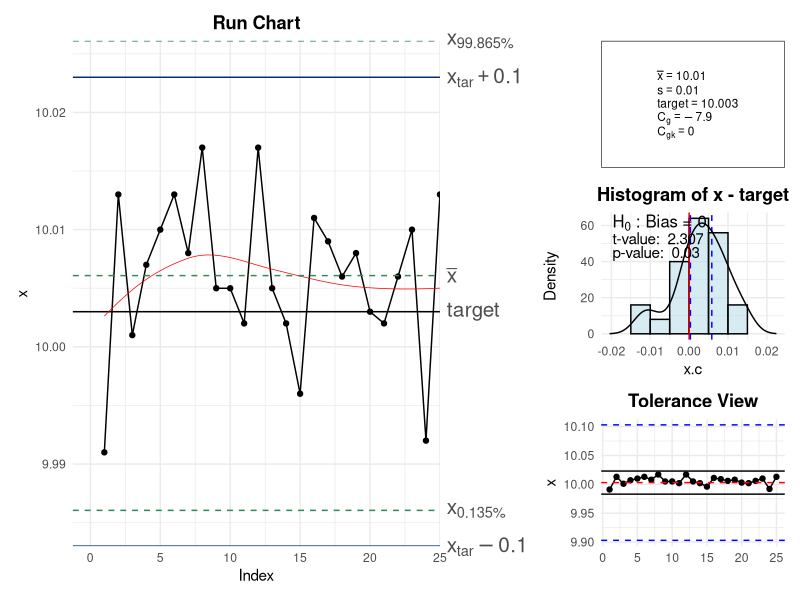

Write R code to recreate this figure.

# install.packages("ggplot2")
# install.packages("patchwork")
# install.packages("gridExtra")
library(ggplot2)
library(patchwork)
library(gridExtra)


############# Nueva Función Pareto (se quita argumento `las`)################
ParetoChart_ <- function (x, weight, showTable = TRUE, showPlot = TRUE, main, col, border, xlab, ylab = "Frequency", percentVec, ...)
{
  varName = deparse(substitute(x))[1]
  corp.col = "#C4B9FF"
  corp.border = "#9E0138"
  if (!is.vector(x) & !is.data.frame(x) & !is.table(x))
    stop("x should be a vector, dataframe or a table")
  if (is.table(x)) {
    xtable = x
  }
  if (is.vector(x)) {
    if (!is.null(names(x)))
      xtable = as.table(x)
    else xtable = table(x)
  }
  if (!missing(weight)) {
    if (!is.numeric(weight))
      stop("weight must be numeric!")
    if (is.null(names(weight)))
      stop("weight is missing names for matching!")
    else {
      if (FALSE %in% (sort(names(weight)) == sort(names(xtable))))
        stop("names of weight and table do not match!")
      else {
        for (i in 1:length(xtable)) {
          xtable[i] = weight[names(weight) == names(xtable)[i]] *
            xtable[i]
        }
      }
    }
  }
  else {
    weight = FALSE
  }
  if (missing(showTable))
    showTable = TRUE
  if (missing(xlab))
    xlab = ""
  if (missing(main))
    main = paste("Pareto Chart for", varName)
  if (missing(col))
    col = corp.col
  if (missing(border))
    border = corp.border
  if (missing(percentVec))
    percentVec = seq(0, 1, by = 0.25)
  call <- match.call(expand.dots = TRUE)
  # Plot
  if (length(xtable) > 1) {
    ylim = c(min(xtable), max(xtable) * 1.025)
    xtable = c(sort(xtable, decreasing = TRUE, na.last = TRUE))
    cumFreq = cumsum(xtable)
    sumFreq = sum(xtable)
    percentage = xtable/sum(xtable) * 100
    cumPerc = cumFreq/sumFreq * 100


    data <- data.frame(Frequency = xtable,
                       Cum.Frequency = cumFreq,
                       Percentage = round(percentage, digits = 2),
                       Cum.Percentage = round(cumPerc, digits = 2))
    tabla <- t(data)

    p <- ggplot(data, aes(x = reorder(names(xtable), -xtable), y = Frequency)) +
      geom_col(aes(fill = "Frequency"), width = 0.7) +
      geom_point(aes(y = Cum.Frequency, color = "Cumulative Percentage"), size = 3) +
      geom_line(aes(y = Cum.Frequency, group = 1, color = "Cumulative Percentage"), line = 0.5) +
      scale_y_continuous(name = ylab,
                         sec.axis = sec_axis(~ . / sum(xtable),
                                             name = "Cumulative Percentage",
                                             labels = percentVec)) +
      scale_x_discrete(name = xlab) +
      scale_color_manual(values = c(border, border)) +
      scale_fill_manual(values = col) +
      theme(legend.position = "none") +
      theme_minimal() +
      labs(title = main)+theme(plot.title = element_text(hjust = 0.5,face = "bold"))
  }
  else {
    warning("data should have at least two categories!")
  }
  if(showPlot == TRUE){
    if(showTable == TRUE){
      show(p/tableGrob(tabla))
    }
    else {
      show(p)
    }
  }
  else{
    show(tabla)
  }
}

###################Nueva funcion cgRunChart############################
cg_RunChart <- function (x, target, tolerance, ref.interval, facCg, facCgk,
                         n = 0.2, type = "b", col = "black", pch = 19,
                         xlim = NULL, ylim = NULL, main = "Run Chart",
                         conf.level = 0.95, cgOut = TRUE)
{
  if (missing(x)) {
    stop("x must be given as a vector")
  }

  if (missing(target)) {
    target <- mean(x)
    targetmissing <- FALSE
  } else {
    targetmissing <- TRUE
  }

  if (missing(ref.interval)) {
    ref.interval <- qnorm(0.99865) - qnorm(0.00135)
  }

  sd <- sd(x)
  mean <- mean(x)
  ref.ar <- qnorm(ref.interval, mean, sd) - qnorm(1 - ref.interval, mean, sd)

  if (missing(facCg)) {
    facCg <- 0.2
  }

  if (missing(facCgk)) {
    facCgk <- 0.1
  }

  if (missing(tolerance)) {
    width <- ref.ar/facCg
    tolerance <- numeric(2)
    tolerance[1] <- mean - width/2
    tolerance[2] <- mean + width/2
  }

  quant1 <- qnorm((1 - ref.interval)/2, mean, sd)
  quant2 <- qnorm(ref.interval + (1 - ref.interval)/2, mean, sd)

  if (length(tolerance) != 2) {
    stop("tolerance has wrong length")
  }

  if (missing(xlim)) {
    xlim <- c(0, length(x))
  }

  if (missing(ylim)) {
    ylim <- c(min(x, target - n/2 * (abs(diff(tolerance))), quant1, quant2),
              max(x, target + n/2 * (abs(diff(tolerance))), quant1, quant2))
  }

  if (missing(main)) {
    main <- "Run Chart"
  }

  Cg <- (facCg * tolerance[2]-tolerance[1])/ref.interval
  Cgk <- (facCgk * abs(target-mean(x))/(ref.interval/2))

  # Create a data frame for plotting
  df <- data.frame(x = x, y = x)

  # Add target line
  df$y_target <- target

  # Calculate the upper and lower control limits
  df$y_lower <- quant1
  df$y_upper <- quant2
  # Calculate the tolerance limits
  df$y_tolerance_lower <- tolerance[1]
  df$y_tolerance_upper <- tolerance[2]

  # Calculate the mean
  df$y_mean <- mean

  # Calculate the Cg and Cgk values
  df$Cg <- Cg
  df$Cgk <- Cgk

  # Create the ggplot
  # 1. Principal plot and target line
  p <- ggplot(df, aes(x = seq_along(x), y = x)) +
    geom_point(color = col, shape = pch) +
    geom_line(color = col, linetype = "solid") +
    scale_x_continuous(limits = c(xlim[1] - 0.05 * xlim[2], xlim[2]), expand = c(0, 0)) +
    labs(title = main, x = "Index", y = "x") +
    theme_minimal() + theme(plot.title = element_text(hjust = 0.5,face = "bold"))+
    geom_hline(aes(yintercept = target)) # Linea target

  # 2. Red Plot (Lowess)
  p <- p + geom_smooth(method = "loess", color = "red", se = FALSE, span = 1.25, size = 0.25,)

  # 3. Green lines
  p <- p + geom_hline(aes(yintercept = mean), linetype = "dashed", color = "seagreen")+  #center line
    geom_hline(aes(yintercept = quant1), linetype = "dashed", color = "seagreen") + # Bottom line
    geom_hline(aes(yintercept = quant2), linetype = "dashed", color = "seagreen")   # Top line
  # 4. Xtar +- 0.1
  p <- p + geom_hline(yintercept = c(target + n/2 * (abs(diff(tolerance))), target - n/2 * (abs(diff(tolerance)))), color = "#012B78", linetype = "solid") # Agregar líneas
  #Label
  p <- p + scale_y_continuous(limits = ylim, expand = c(0, 0),sec.axis =
                                sec_axis(~ .,breaks = c(target,mean,quant1,quant2,target + n/2 * (abs(diff(tolerance))),
                                                        target - n/2 * (abs(diff(tolerance)))),
                                         labels=c("target",expression(bar(x)),substitute(x[a * b], list(a = round(((1 - ref.interval)/2) * 100, 3), b = "%")),
                                                  substitute(x[a * b], list(a = round(((ref.interval + (1 - ref.interval)/2)) * 100,
                                                                                      3), b = "%")),substitute(x[tar] + a, list(a = round(n/2, 4))),substitute(x[tar] - a, list(a = round(n/2, 4))))))+
    theme(axis.text.y.right = element_text(size = 15))

  # Label  Cg and Cgk
  if (cgOut == TRUE) {
    p <- p +
      annotation_custom(
        grob = grid::textGrob(
          label = c(paste("Cg: ", round(Cg,digits = 6))),
          x = unit(1, "npc") - unit(0.15, "cm"),
          y = unit(1, "npc") - unit(0.05, "cm"),
          just = c("right", "top"),
          gp = grid::gpar(fontsize = 12, fontface = "bold")
        )
      ) +
      annotation_custom(
        grob = grid::textGrob(
          label = c(paste("Cgk:", round(Cgk,digits = 6))),
          x = unit(1, "npc") - unit(0.15, "cm"),
          y = unit(1, "npc") - unit(0.6, "cm"),
          just = c("right", "top"),
          gp = grid::gpar(fontsize = 12, fontface = "bold")
        )
      )
    suppressMessages(show(p))
  }
  else{
    suppressMessages(show(p))
  }
  invisible(list(Cg, Cgk))
}

#######################Nueva función cgHist###############################
cg_HistChart <- function (x, target, tolerance, ref.interval, facCg, facCgk,
                          n = 0.2, col, xlim, ylim, main, conf.level = 0.95, cgOut = TRUE)
{
  if (missing(x))
    stop("x must be given as a vector")
  if (missing(target)) {
    target = mean(x)
    targetmissing = FALSE
  }
  else targetmissing = TRUE
  if (missing(ref.interval))
    ref.interval = pnorm(3) - pnorm(-3)
  sd = sd(x)
  mean = mean(x)
  ref.ar = qnorm(ref.interval, mean, sd) - qnorm(1 - ref.interval,
                                                 mean, sd)
  if (missing(facCg))
    facCg = 0.2
  if (missing(facCgk))
    facCgk = 0.1
  if (missing(tolerance))
    warning("Missing tolerance! The specification limits are choosen to get Cg = 1")
  if (missing(tolerance)) {
    width = ref.ar/facCg
    tolerance = numeric(2)
    tolerance[1] = mean(x) - width/2
    tolerance[2] = mean(x) + width/2
  }
  quant1 = qnorm((1 - ref.interval)/2, mean, sd)
  quant2 = qnorm(ref.interval + (1 - ref.interval)/2, mean,
                 sd)
  if (length(tolerance) != 2)
    stop("tolerance has wrong length")
  if (missing(col))
    col = "lightblue"
  if (missing(xlim))
    xlim = c(0, length(x))
  if (missing(ylim))
    ylim = c(min(x, target - n/2 * (abs(diff(tolerance))),
                 quant1, quant2), max(x, target + n/2 * (abs(diff(tolerance))),
                                      quant1, quant2))
  if (missing(main))
    main = paste("Histogram of", deparse(substitute(x)),
                 "- target")

  Cg <- (facCg * tolerance[2]-tolerance[1])/ref.interval
  Cgk <- (facCgk * abs(target-mean(x))/(ref.interval/2))

  # Calculos previos
  x.c <- x - target
  temp <- hist(x.c, plot = FALSE)
  # Obtenemos la información para el histograma
  df <- data.frame(
    mid = temp$mids,
    density = temp$density
  )
  width <- diff(df$mid)[1] # Ancho de cada barra
  # Histograma
  p <- ggplot(df, aes(x = mid, y = density)) +
    geom_bar(stat = "identity", width = width, fill = "lightblue", color = "black", alpha = 0.5) +
    labs(y = "Density", x = "x.c", title = main) +
    theme_minimal() + theme(plot.title = element_text(hjust = 0.5,face = "bold"))+
    guides(color = guide_legend(title.position = "top", title.hjust = 0.5))
  # Linea x=0
  p <- p + geom_vline(xintercept = 0, color = "red")
  # Intervalos de Confianza - Azules
  test = t.test(x.c, mu = 0, conf.level = conf.level)
  p <- p + geom_vline(aes(xintercept = test$conf.int[1], color = "Confidence interval"), linetype = "dashed", col = "blue") +
    geom_vline(aes(xintercept = test$conf.int[2], color = "Confidence interval"), linetype = "dashed", col = "blue") +
    theme(legend.position = "none")
  # Curva de densidad
  p <- p + geom_line(data = data.frame(x = density(x.c)$x, y = density(x.c)$y), aes(x = x, y = y), color = "black", linewidth = 0.5)

  # Hipotesis, P_val y t_val
  p <- p + annotation_custom(grob = grid::textGrob(label = c(expression(paste(H[0], " : Bias = 0"))),
                                                   x = unit(0.05, "npc") + unit(0.05, "cm"), y = unit(1, "npc") - unit(0.05, "cm"),
                                                   just = c("left", "top"),
                                                   gp = grid::gpar(fontsize = 12, fontface = "bold")
  )
  ) +
    annotation_custom( grob = grid::textGrob( label = c(paste("t-value: ", round(test$statistic, 3))),
                                              x = unit(0.05, "npc") + unit(0.05, "cm"),
                                              y = unit(1, "npc") - unit(0.5, "cm"),
                                              just = c("left", "top"),
                                              gp = grid::gpar(fontsize = 11)
    )
    ) +
    annotation_custom(grob = grid::textGrob(label = c(paste("p-value: ", round(test$p.value, 3))),
                                            x = unit(0.05, "npc") + unit(0.05, "cm"),
                                            y = unit(1, "npc") - unit(0.85, "cm"),
                                            just = c("left", "top"),
                                            gp = grid::gpar(fontsize = 11)
    )
    )

  # Añadir label del Cg y Cgk
  if (cgOut == TRUE) {
    p <- p +
      annotation_custom(
        grob = grid::textGrob(
          label = c(paste("Cg: ", round(Cg,digits = 6))),
          x = unit(1, "npc") - unit(0.15, "cm"),
          y = unit(1, "npc") - unit(0.05, "cm"),
          just = c("right", "top"),
          gp = grid::gpar(fontsize = 12)
        )
      ) +
      annotation_custom(
        grob = grid::textGrob(
          label = c(paste("Cgk:", round(Cgk,digits = 6))),
          x = unit(1, "npc") - unit(0.15, "cm"),
          y = unit(1, "npc") - unit(0.6, "cm"),
          just = c("right", "top"),
          gp = grid::gpar(fontsize = 12)
        )
      )
    show(p)
  }
  else{
    p <- p +
      annotation_custom(
        grob = grid::textGrob(
          label = c(paste("---- conf. int")),
          x = unit(1, "npc") - unit(0.15, "cm"),
          y = unit(1, "npc") - unit(0.05, "cm"),
          just = c("right", "top"),
          gp = grid::gpar(fontsize = 12)
        )
      )
    show(p)
  }
  invisible(list(Cg, Cgk))
}

###################################Nueva función cgToleranceView#############################

cg_ToleranceChart <- function (x, target, tolerance, ref.interval, facCg, facCgk,
                               n = 0.2, type, col, pch, xlim, ylim, main, conf.level = 0.95,
                               cgOut = TRUE)
{
  if (missing(x))
    stop("x must be given as a vector")
  if (missing(target)) {
    target = mean(x)
    targetmissing = FALSE
  }
  else targetmissing = TRUE
  if (missing(ref.interval))
    ref.interval = pnorm(3) - pnorm(-3)
  sd = sd(x)
  mean = mean(x)
  ref.ar = qnorm(ref.interval, mean, sd) - qnorm(1 - ref.interval,
                                                 mean, sd)
  if (missing(facCg))
    facCg = 0.2
  if (missing(facCgk))
    facCgk = 0.1
  if (missing(tolerance))
    warning("Missing tolerance! The specification limits are choosen to get Cg = 1")
  if (missing(tolerance)) {
    width = ref.ar/facCg
    tolerance = numeric(2)
    tolerance[1] = mean(x) - width/2
    tolerance[2] = mean(x) + width/2
  }
  quant1 = qnorm((1 - ref.interval)/2, mean, sd)
  quant2 = qnorm(ref.interval + (1 - ref.interval)/2, mean,
                 sd)
  if (length(tolerance) != 2)
    stop("tolerance has wrong length")
  if (missing(type))
    type = "b"
  if (missing(col))
    col = 1
  if (missing(pch))
    pch = 19
  if (missing(xlim))
    xlim = c(0, length(x))
  if (missing(ylim))
    ylim = c(min(x, target - n/2 * (abs(diff(tolerance))),
                 quant1, quant2), max(x, target + n/2 * (abs(diff(tolerance))),
                                      quant1, quant2))
  if (missing(main))
    main = "Tolerance View"
  Cg <- (facCg * tolerance[2]-tolerance[1])/ref.interval
  Cgk <- (facCgk * abs(target-mean(x))/(ref.interval/2))

  # Gráfica
  p <- ggplot(data.frame(x = 1:length(x), y = x), aes(x = x, y = y)) +
    geom_point(color = col, shape = pch) +
    geom_line(color = col, linetype = "solid")+
    geom_hline(aes(yintercept = target), linetype = "dashed", color = "red") +
    geom_hline(aes(yintercept = tolerance[1]), linetype = "dashed", color = "blue") +
    geom_hline(aes(yintercept = tolerance[2]), linetype = "dashed", color = "blue") +
    geom_hline(aes(yintercept = (target + n/2 * (tolerance[2] - tolerance[1]))), color = "black") +
    geom_hline(aes(yintercept = (target - n/2 * (tolerance[2] - tolerance[1]))), color = "black") +
    scale_color_manual(values = c("Data" = col)) +
    labs(x = "", y = "x", color = "Variable", title = main)+
    theme_minimal()+theme(plot.title = element_text(hjust = 0.5,face = "bold"))+
    theme(legend.position = "none")

  if (cgOut == TRUE) {
    p <- p +
      annotation_custom(
        grob = grid::textGrob(
          label = c(paste("Cg: ", round(Cg,digits = 6))),
          x = unit(1, "npc") - unit(0.15, "cm"),
          y = unit(1, "npc") - unit(0.05, "cm"),
          just = c("right", "top"),
          gp = grid::gpar(fontsize = 12, fontface = "bold")
        )
      ) +
      annotation_custom(
        grob = grid::textGrob(
          label = c(paste("Cgk:", round(Cgk,digits = 6))),
          x = unit(1, "npc") - unit(0.15, "cm"),
          y = unit(1, "npc") - unit(0.6, "cm"),
          just = c("right", "top"),
          gp = grid::gpar(fontsize = 12, fontface = "bold")
        )
      )
    show(p)
  }
  else{
    show(p)
  }
  invisible(list(Cg, Cgk))
}



######FUNCION cg##########################################
cg_ <- function (x, target, tolerance, ref.interval, facCg, facCgk, n = 0.2,
                 type, col, pch, xlim, ylim, conf.level = 0.95, cex.val = 1.5)
{
  old.par <- par(no.readonly = TRUE)
  if (missing(x))
    stop("x must be given as a vector")
  if (missing(target)) {
    target = mean(x)
    targetmissing = FALSE
  }
  else
    targetmissing = TRUE
  if (missing(ref.interval))
    ref.interval = pnorm(3) - pnorm(-3)
  sd = sd(x)
  mean = mean(x)
  ref.ar = qnorm(ref.interval, mean, sd) - qnorm(1 - ref.interval,
                                                 mean, sd)
  if (missing(facCg))
    facCg = 0.2
  if (missing(facCgk))
    facCgk = 0.1
  if (missing(tolerance))
    warning("Missing tolerance! The specification limits are choosen to get Cg = 1")
  if (missing(tolerance)) {
    width = ref.ar / facCg
    tolerance = numeric(2)
    tolerance[1] = mean(x) - width / 2
    tolerance[2] = mean(x) + width / 2
  }
  quant1 = qnorm((1 - ref.interval) / 2, mean, sd)
  quant2 = qnorm(ref.interval + (1 - ref.interval) / 2, mean,
                 sd)
  if (length(tolerance) != 2)
    stop("tolerance has wrong length")
  if (missing(type))
    type = "b"
  if (missing(col))
    col = 1
  if (missing(pch))
    pch = 19
  if (missing(xlim))
    xlim = c(0, length(x))
  if (missing(ylim))
    ylim = c(min(x, target - n / 2 * (abs(diff(
      tolerance
    ))),
    quant1, quant2),
    max(x, target + n / 2 * (abs(diff(
      tolerance
    ))),
    quant1, quant2))
  Cg <- (facCg * tolerance[2] - tolerance[1]) / ref.interval
  Cgk <- (facCgk * abs(target - mean(x)) / (ref.interval / 2))

  # Plots

  # RunChart
  df1 <- data.frame(x = x, y = x)
  df1$y_target <- target
  df1$y_lower <- quant1
  df1$y_upper <- quant2
  df1$y_tolerance_lower <- tolerance[1]
  df1$y_tolerance_upper <- tolerance[2]
  df1$y_mean <- mean
  df1$Cg <- Cg
  df1$Cgk <- Cgk
  p1 <- ggplot(df1, aes(x = seq_along(x), y = x)) +
    geom_point(color = col, shape = pch) +
    geom_line(color = col, linetype = "solid") +
    scale_x_continuous(limits = c(xlim[1] - 0.05 * xlim[2], xlim[2]),
                       expand = c(0, 0)) +
    labs(title = "Run Chart", x = "Index", y = "x") +
    theme_minimal() + theme(plot.title = element_text(hjust = 0.5, face = "bold")) +
    geom_hline(aes(yintercept = target)) +
    geom_smooth(
      method = "loess",
      color = "red",
      se = FALSE,
      span = 1.25,
      size = 0.25
    ) +
    geom_hline(aes(yintercept = mean),
               linetype = "dashed",
               color = "seagreen") +  #center line
    geom_hline(aes(yintercept = quant1),
               linetype = "dashed",
               color = "seagreen") + # Bottom line
    geom_hline(aes(yintercept = quant2),
               linetype = "dashed",
               color = "seagreen") +
    geom_hline(
      yintercept = c(target + n / 2 * (abs(diff(
        tolerance
      ))), target - n / 2 * (abs(diff(
        tolerance
      )))),
      color = "#012B78",
      linetype = "solid"
    ) +
    scale_y_continuous(
      limits = ylim,
      expand = c(0, 0),
      sec.axis =
        sec_axis(
          ~ .,
          breaks = c(
            target,
            mean,
            quant1,
            quant2,
            target + n / 2 * (abs(diff(tolerance))),
            target - n / 2 * (abs(diff(tolerance)))
          ),
          labels = c(
            "target",
            expression(bar(x)),
            substitute(x[a * b], list(a = round(((1 - ref.interval) / 2
            ) * 100, 3), b = "%")),
            substitute(x[a * b], list(a = round(((ref.interval + (1 - ref.interval) /
                                                    2)
            ) * 100,
            3), b = "%")),
            substitute(x[tar] + a, list(a = round(n / 2, 4))),
            substitute(x[tar] - a, list(a = round(n / 2, 4)))
          )
        )
    ) + theme(axis.text.y.right = element_text(size = 15))
  # HistChart
  x.c <- x - target
  temp <- hist(x.c, plot = FALSE)
  df3 <- data.frame(mid = temp$mids,
                    density = temp$density)
  width <- diff(df3$mid)[1] # Ancho de cada barra
  p3 <- ggplot(df3, aes(x = mid, y = density)) +
    geom_bar(
      stat = "identity",
      width = width,
      fill = "lightblue",
      color = "black",
      alpha = 0.5
    ) +
    labs(y = "Density", x = "x.c", title = paste("Histogram of",deparse(substitute(x)),"- target")) +
    theme_minimal() + theme(plot.title = element_text(hjust = 0.5, face = "bold")) +
    guides(color = guide_legend(title.position = "top", title.hjust = 0.5)) +
    geom_vline(xintercept = 0, color = "red")

  test = t.test(x.c, mu = 0, conf.level = conf.level)
  p3 <-
    p3 + geom_vline(
      aes(xintercept = test$conf.int[1], color = "Confidence interval"),
      linetype = "dashed",
      col = "blue"
    ) +
    geom_vline(
      aes(xintercept = test$conf.int[2], color = "Confidence interval"),
      linetype = "dashed",
      col = "blue"
    ) +
    theme(legend.position = "none") +
    geom_line(
      data = data.frame(x = density(x.c)$x, y = density(x.c)$y),
      aes(x = x, y = y),
      color = "black",
      linewidth = 0.5
    )

  p3 <-
    p3 + annotation_custom(grob = grid::textGrob(
      label = c(expression(paste(H[0], " : Bias = 0"))),
      x = unit(0.05, "npc") + unit(0.05, "cm"),
      y = unit(1, "npc") - unit(0.05, "cm"),
      just = c("left", "top"),
      gp = grid::gpar(fontsize = 12, fontface = "bold")
    )) +
    annotation_custom(grob = grid::textGrob(
      label = c(paste("t-value: ", round(test$statistic, 3))),
      x = unit(0.05, "npc") + unit(0.05, "cm"),
      y = unit(1, "npc") - unit(0.5, "cm"),
      just = c("left", "top"),
      gp = grid::gpar(fontsize = 11)
    )) +
    annotation_custom(grob = grid::textGrob(
      label = c(paste("p-value: ", round(test$p.value, 3))),
      x = unit(0.05, "npc") + unit(0.05, "cm"),
      y = unit(1, "npc") - unit(0.85, "cm"),
      just = c("left", "top"),
      gp = grid::gpar(fontsize = 11)
    ))

  # Tolerance View
  p4 <-
    ggplot(data.frame(x = 1:length(x), y = x), aes(x = x, y = y)) +
    geom_point(color = col, shape = pch) +
    geom_line(color = col, linetype = "solid") +
    geom_hline(aes(yintercept = target),
               linetype = "dashed",
               color = "red") +
    geom_hline(aes(yintercept = tolerance[1]),
               linetype = "dashed",
               color = "blue") +
    geom_hline(aes(yintercept = tolerance[2]),
               linetype = "dashed",
               color = "blue") +
    geom_hline(aes(yintercept = (target + n / 2 * (
      tolerance[2] - tolerance[1]
    ))), color = "black") +
    geom_hline(aes(yintercept = (target - n / 2 * (
      tolerance[2] - tolerance[1]
    ))), color = "black") +
    scale_color_manual(values = c("Data" = col)) +
    labs(
      x = "",
      y = "x",
      color = "Variable",
      title = "Tolerance View"
    ) +
    theme_minimal() + theme(plot.title = element_text(hjust = 0.5, face = "bold")) +
    theme(legend.position = "none")

  # Data Box
  p2 <- ggplot(data = data.frame(x = 0, y = 0), aes(x, y)) +
    theme_bw() +
    annotate(
      'text',
      x = 0.25,
      y = 0.40,
      label = paste("bar(x)==", round(mean, 2)),
      parse = TRUE,
      size = 3,
      hjust = 0
    ) +
    annotate(
      'text',
      x = 0.25,
      y = 0.35,
      label = paste("s==", round(sd, 2)),
      parse = TRUE,
      size = 3,
      hjust = 0
    ) +
    annotate(
      'text',
      x = 0.25,
      y = 0.3,
      label = paste("target==", round(target, 5)),
      parse = TRUE,
      size = 3,
      hjust = 0
    ) +
    annotate(
      'text',
      x = 0.25,
      y = 0.25,
      label = paste("C[g]==", round(Cg, 2)),
      parse = TRUE,
      size = 3,
      hjust = 0
    ) +
    annotate(
      'text',
      x = 0.25,
      y = 0.20,
      label = paste("C[gk]==", round(Cgk, 2)),
      parse = TRUE,
      size = 3,
      hjust = 0
    ) +
    theme(
      axis.text = element_blank(),
      axis.ticks = element_blank(),
      axis.title = element_blank(),
      panel.grid.major = element_blank(),
      panel.grid.minor = element_blank()
    ) +
    xlim(c(0.15, 0.5)) + ylim(c(0.1, 0.5))

  design <- "
  112
  113
  114
  "
  p <- p1 + p2 + p3 + p4 + plot_layout(design = design)

  suppressMessages(show(p))

  invisible(list(Cg, Cgk))
}


x <- c ( 9.991, 10.013, 10.001, 10.007, 10.010, 10.013, 10.008, 10.017, 10.005, 10.005, 10.002,
         10.017, 10.005, 10.002, 9.996, 10.011, 10.009 , 10.006, 10.008, 10.003, 10.002, 10.006,
         10.010, 9.992, 10.013)

cg_(x, target = 10.003, tolerance = c(9.903, 10.103))

